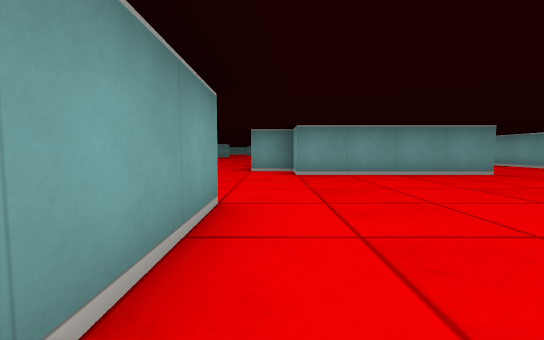
[1] (above)

24 first-person views from a walk through a cub3D level. The camera is about half as high as the walls, tilts 4° down and sees 90° across. The floor is counted in squares. Each view is taken from the middle of a square. On the plan, view 1 faces up. The plan holds only what a view shows up to about 9 squares ahead; the rest is blank.

[2]
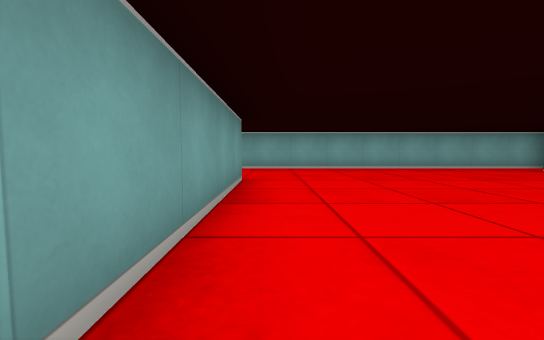

[3]
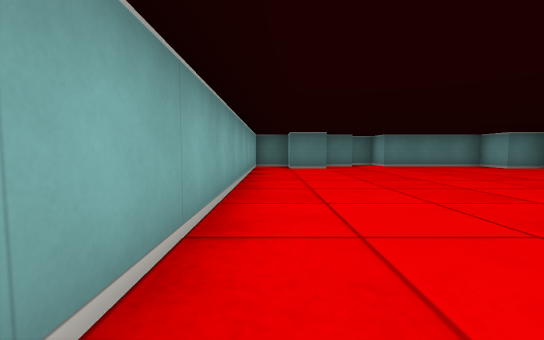

[4]
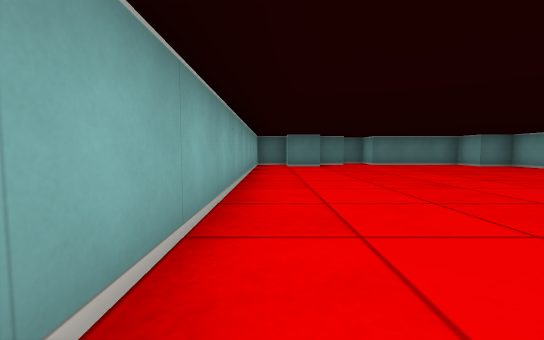

[5]
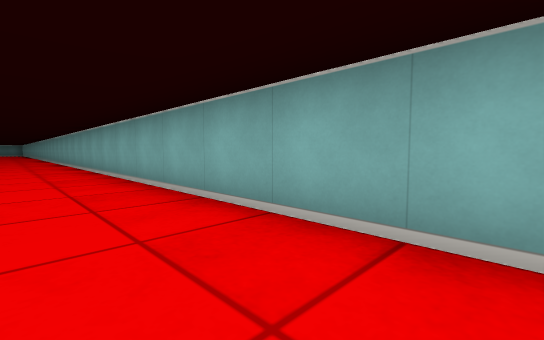

[6]
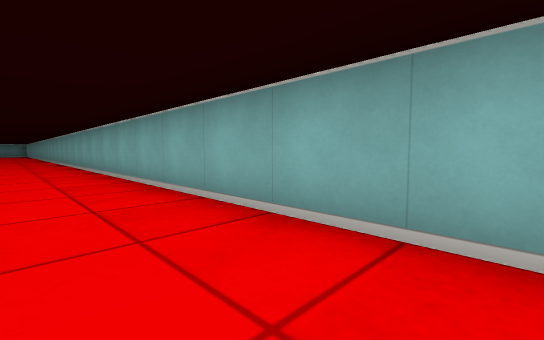

[7]
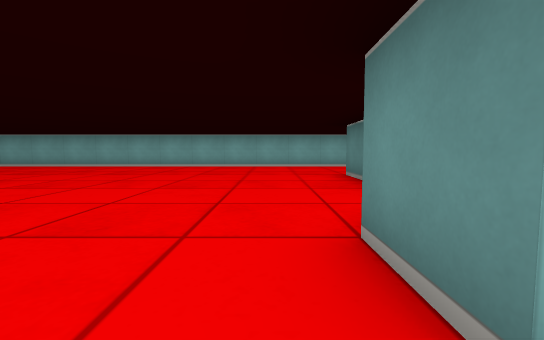

[8]
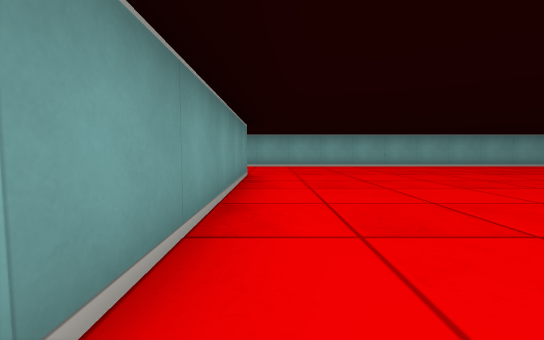

[9]
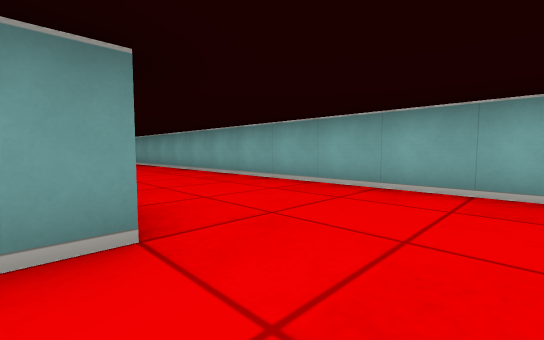

[10]
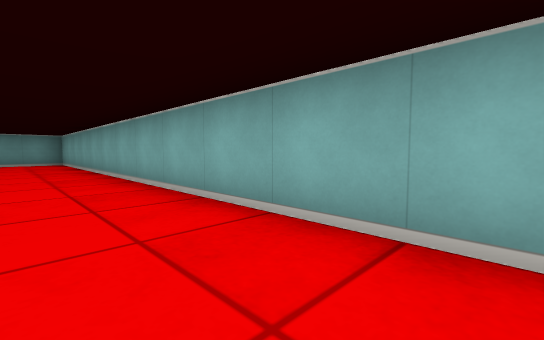

[11]
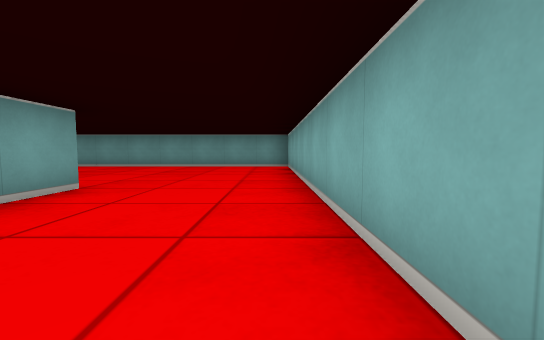

[12]
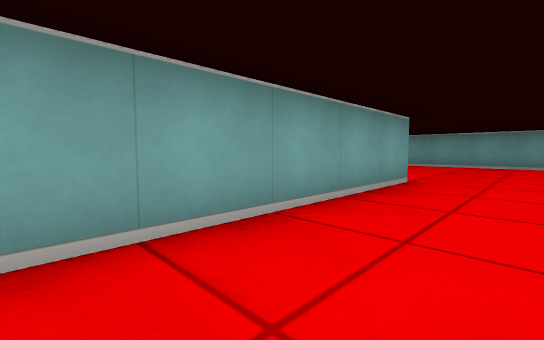

[13]
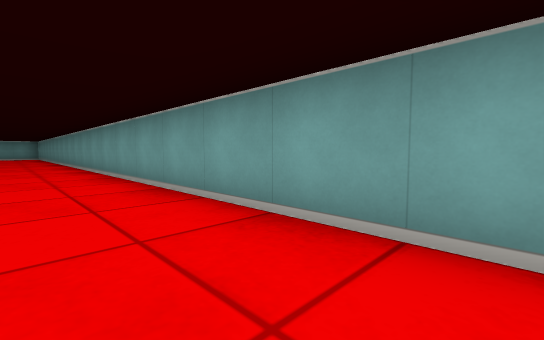

[14]
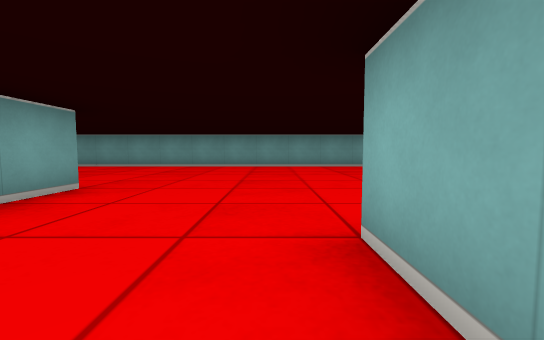

[15]
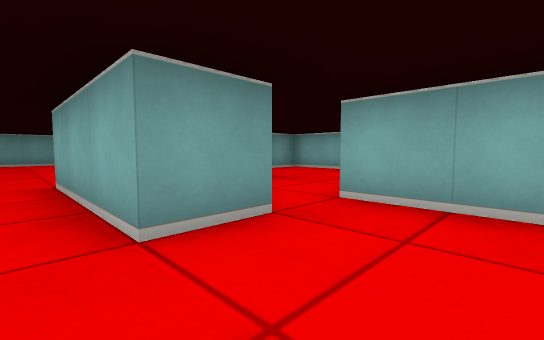

[16]
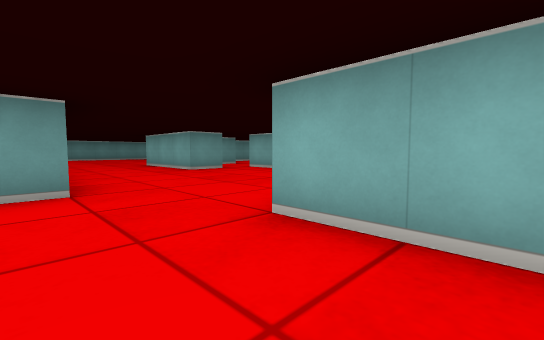

[17]
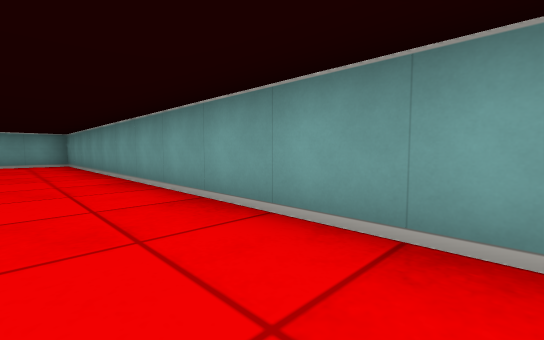

[18]
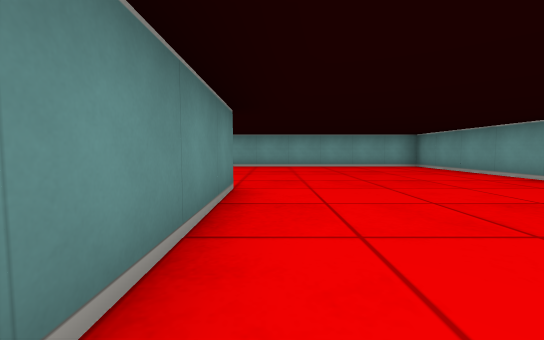

[19]
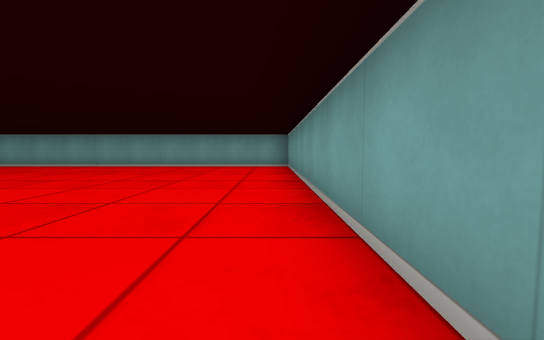

[20]
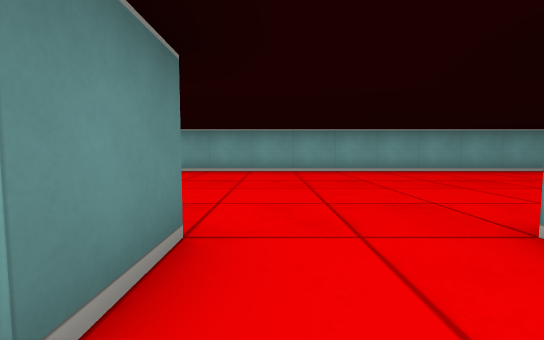

[21]
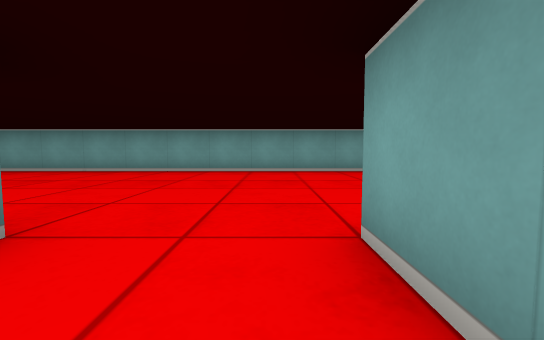

[22]
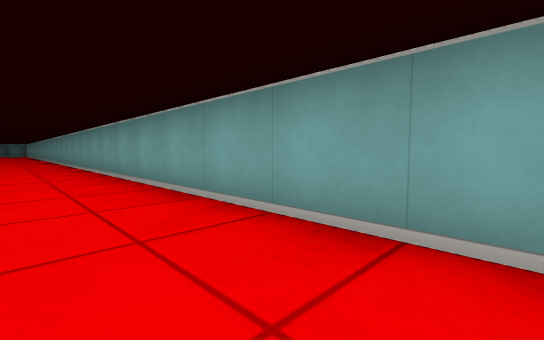

[23]
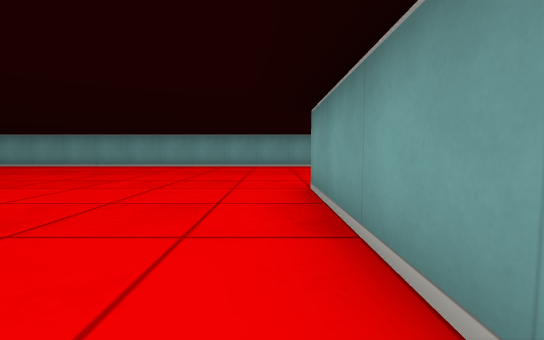

[24]
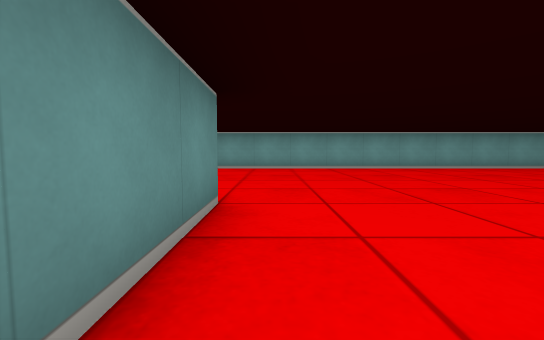

### Floor plan
Key: @ floor where view 1 was taken; # wall or solid block; . floor.
Columns run from 16 left of view 1 to 8 right of it. Each row starts with its distance up from view 1.
 38 #########################
 37 #.......................#
 36 #.......................#
 35 #...............   .....#
 34 #...............   .....#
 33 #..............     ....#
 32 #.....#####....    ##...#
 31 #.... #    ....   ..#...#
 30 #.....#    ...#  ...#...#
 29 #.......   ...# ... #...#
 28 #.......   ...#...  #...#
 27 #.....#    .....#    ...#
 26 #.... #    .....#    ...#
 25 #.....### #.... #####...#
 24 #............. .........#
 23 #........ ...   ........#
 22 #.......  ..#    .......#
 21 #......   ..#     ......#
 20 #.....             .....#
 19 #....               ....#
 18 #...               .....#
 17 #....             ......#
 16 #.....           .......#
 15 #......         ........#
 14 #.......       .........#
 13 #........       #.......#
 12 #.....##            #...#
 11                       ..#
 10                       ..#
  9                       ..#
  8                       ..#
  7                .##    ..#
  6                ..####...#
  5                .........#
  4                .........#
  3                .........#
  2                #........#
  1                #........#
  0                #@.......#
 -1                #........#
 -2                ##.....#.#
 -3                 ####.####

Positions as (right, up) in squares from view 1, and headings:
1: (0, 0), facing up
2: (0, 5), facing right
3: (7, 6), facing down
4: (7, 7), facing down
5: (6, 4), facing up-right
6: (6, 9), facing up-right
7: (-1, 14), facing right
8: (-1, 24), facing right
9: (4, 23), facing up-right
10: (6, 26), facing up-right
11: (7, 29), facing up
12: (6, 28), facing up-left
13: (4, 36), facing up-left
14: (-3, 29), facing up
15: (-3, 26), facing up-right
16: (-6, 21), facing up-right
17: (-5, 36), facing up-left
18: (-7, 33), facing left
19: (-7, 37), facing left
20: (-9, 28), facing left
21: (-9, 29), facing left
22: (-14, 26), facing down-left
23: (-7, 24), facing left
24: (-8, 13), facing left
